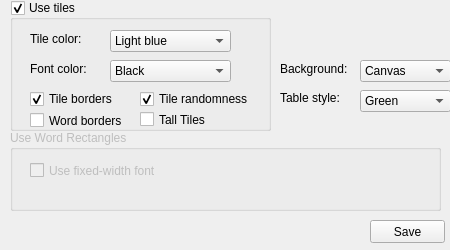
<?xml version="1.0" encoding="UTF-8"?>
<ui version="4.0">
 <class>tableCustomizationForm</class>
 <widget class="QWidget" name="tableCustomizationForm">
  <property name="geometry">
   <rect>
    <x>0</x>
    <y>0</y>
    <width>450</width>
    <height>250</height>
   </rect>
  </property>
  <property name="minimumSize">
   <size>
    <width>450</width>
    <height>250</height>
   </size>
  </property>
  <property name="maximumSize">
   <size>
    <width>450</width>
    <height>250</height>
   </size>
  </property>
  <property name="windowTitle">
   <string>Table Customization</string>
  </property>
  <widget class="QPushButton" name="pushButtonSavePrefs">
   <property name="geometry">
    <rect>
     <x>370</x>
     <y>220</y>
     <width>75</width>
     <height>23</height>
    </rect>
   </property>
   <property name="text">
    <string>Save</string>
   </property>
  </widget>
  <widget class="QGroupBox" name="groupBoxUseTiles">
   <property name="geometry">
    <rect>
     <x>10</x>
     <y>0</y>
     <width>261</width>
     <height>131</height>
    </rect>
   </property>
   <property name="toolTip">
    <string>The &quot;Use Tiles&quot; option uses a tile for each letter. Click the Use Tiles checkbox to toggle this on or off.</string>
   </property>
   <property name="statusTip">
    <string/>
   </property>
   <property name="title">
    <string>Use tiles</string>
   </property>
   <property name="checkable">
    <bool>true</bool>
   </property>
   <widget class="QComboBox" name="comboBoxTileColor">
    <property name="geometry">
     <rect>
      <x>100</x>
      <y>30</y>
      <width>121</width>
      <height>22</height>
     </rect>
    </property>
    <item>
     <property name="text">
      <string>Light blue</string>
     </property>
    </item>
    <item>
     <property name="text">
      <string>Dark blue</string>
     </property>
    </item>
    <item>
     <property name="text">
      <string>Pink</string>
     </property>
    </item>
    <item>
     <property name="text">
      <string>Dark red</string>
     </property>
    </item>
    <item>
     <property name="text">
      <string>Black</string>
     </property>
    </item>
    <item>
     <property name="text">
      <string>White</string>
     </property>
    </item>
    <item>
     <property name="text">
      <string>Gray</string>
     </property>
    </item>
    <item>
     <property name="text">
      <string>Orange</string>
     </property>
    </item>
    <item>
     <property name="text">
      <string>Green</string>
     </property>
    </item>
    <item>
     <property name="text">
      <string>Purple</string>
     </property>
    </item>
    <item>
     <property name="text">
      <string>Yellow</string>
     </property>
    </item>
   </widget>
   <widget class="QCheckBox" name="checkBoxRandomVerticalPositions">
    <property name="geometry">
     <rect>
      <x>130</x>
      <y>90</y>
      <width>211</width>
      <height>18</height>
     </rect>
    </property>
    <property name="text">
     <string>Tile randomness</string>
    </property>
    <property name="checked">
     <bool>true</bool>
    </property>
   </widget>
   <widget class="QLabel" name="label_4">
    <property name="geometry">
     <rect>
      <x>20</x>
      <y>60</y>
      <width>68</width>
      <height>18</height>
     </rect>
    </property>
    <property name="text">
     <string>Font color:</string>
    </property>
   </widget>
   <widget class="QCheckBox" name="checkBoxTileBorders">
    <property name="geometry">
     <rect>
      <x>20</x>
      <y>90</y>
      <width>121</width>
      <height>18</height>
     </rect>
    </property>
    <property name="text">
     <string>Tile borders</string>
    </property>
    <property name="checked">
     <bool>true</bool>
    </property>
   </widget>
   <widget class="QCheckBox" name="checkBoxTallTiles">
    <property name="geometry">
     <rect>
      <x>130</x>
      <y>110</y>
      <width>70</width>
      <height>19</height>
     </rect>
    </property>
    <property name="text">
     <string>Tall Tiles</string>
    </property>
   </widget>
   <widget class="QLabel" name="label_3">
    <property name="geometry">
     <rect>
      <x>20</x>
      <y>30</y>
      <width>71</width>
      <height>18</height>
     </rect>
    </property>
    <property name="text">
     <string>Tile color:</string>
    </property>
   </widget>
   <widget class="QComboBox" name="comboBoxFontColor">
    <property name="geometry">
     <rect>
      <x>100</x>
      <y>60</y>
      <width>121</width>
      <height>22</height>
     </rect>
    </property>
    <item>
     <property name="text">
      <string>Black</string>
     </property>
    </item>
    <item>
     <property name="text">
      <string>White</string>
     </property>
    </item>
    <item>
     <property name="text">
      <string>Green</string>
     </property>
    </item>
    <item>
     <property name="text">
      <string>Yellow</string>
     </property>
    </item>
   </widget>
   <widget class="QCheckBox" name="checkBoxWordBorders">
    <property name="geometry">
     <rect>
      <x>20</x>
      <y>110</y>
      <width>111</width>
      <height>21</height>
     </rect>
    </property>
    <property name="text">
     <string>Word borders</string>
    </property>
   </widget>
  </widget>
  <widget class="QGroupBox" name="groupBoxUseRectangles">
   <property name="enabled">
    <bool>false</bool>
   </property>
   <property name="geometry">
    <rect>
     <x>10</x>
     <y>130</y>
     <width>431</width>
     <height>81</height>
    </rect>
   </property>
   <property name="title">
    <string>Use Word Rectangles</string>
   </property>
   <property name="checkable">
    <bool>false</bool>
   </property>
   <property name="checked">
    <bool>false</bool>
   </property>
   <widget class="QCheckBox" name="checkBoxUseFixedWidthFont">
    <property name="geometry">
     <rect>
      <x>20</x>
      <y>30</y>
      <width>161</width>
      <height>21</height>
     </rect>
    </property>
    <property name="text">
     <string>Use fixed-width font</string>
    </property>
   </widget>
  </widget>
  <widget class="QComboBox" name="comboBoxBackground">
   <property name="geometry">
    <rect>
     <x>360</x>
     <y>60</y>
     <width>91</width>
     <height>22</height>
    </rect>
   </property>
   <item>
    <property name="text">
     <string>Canvas</string>
    </property>
   </item>
   <item>
    <property name="text">
     <string>Gray</string>
    </property>
   </item>
   <item>
    <property name="text">
     <string>White</string>
    </property>
   </item>
   <item>
    <property name="text">
     <string>Lava</string>
    </property>
   </item>
   <item>
    <property name="text">
     <string>Stars</string>
    </property>
   </item>
  </widget>
  <widget class="QComboBox" name="comboBoxTableStyle">
   <property name="geometry">
    <rect>
     <x>360</x>
     <y>90</y>
     <width>91</width>
     <height>22</height>
    </rect>
   </property>
   <item>
    <property name="text">
     <string>Green</string>
    </property>
   </item>
   <item>
    <property name="text">
     <string>Light blue</string>
    </property>
   </item>
   <item>
    <property name="text">
     <string>No table</string>
    </property>
   </item>
  </widget>
  <widget class="QLabel" name="label">
   <property name="geometry">
    <rect>
     <x>280</x>
     <y>60</y>
     <width>81</width>
     <height>18</height>
    </rect>
   </property>
   <property name="text">
    <string>Background:</string>
   </property>
  </widget>
  <widget class="QLabel" name="label_5">
   <property name="geometry">
    <rect>
     <x>280</x>
     <y>90</y>
     <width>71</width>
     <height>16</height>
    </rect>
   </property>
   <property name="text">
    <string>Table style:</string>
   </property>
  </widget>
 </widget>
 <resources/>
 <connections/>
</ui>
